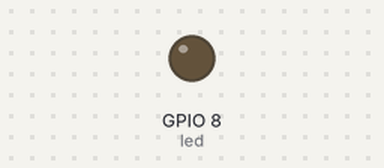
Bench run of a sketch on a simulated ESP32-C3. Parts: output pins drawn as LEDs (lit = HIGH). WiFi joins after 1.5 s; servers stay silent unless stated; what the sketch prints to the serial monitor is not drawn. At 3.5 s the program puts the board to deep sleep or switches it off; the recording ends there.

Above: at 0.1 s.
At 0.6 s:
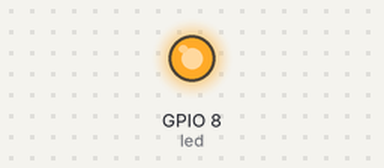
Timing chart, 0 to 3.5 s (numbered marks = the images above):
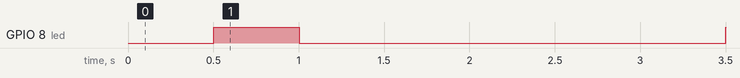

Measured:
- by itself, GPIO 8 (led): LOW → HIGH at 0.50 s, → LOW 0.50 s later, → HIGH 2.5 s later

The sketch:

acordar_com_timer_e_pino.ino
```cpp
#include "esp_sleep.h"
#include "driver/gpio.h"
#include <WiFi.h>

const char *ssid = "REDE";
const char *password = "SENHA";

#define pino_acordar 2
#define led 8

void setup() {

  Serial.begin(115200);
  Serial.println("Iniciando");
  pinMode(led, OUTPUT);
  pinMode(pino_acordar, INPUT);

  WiFi.begin(ssid, password);

  Serial.println("Conectando WiFi");
  while (WiFi.status() != WL_CONNECTED) {
    delay(500);
    digitalWrite(led, !digitalRead(led));
  }

  Serial.println("WiFi ok");
  digitalWrite(led, LOW);
  delay(2000);
  digitalWrite(led, HIGH);

  esp_deep_sleep_enable_gpio_wakeup(1ULL << pino_acordar, ESP_GPIO_WAKEUP_GPIO_LOW); //ESP32 C3
  //esp_sleep_enable_ext0_wakeup((gpio_num_t)pino_acordar, 0);//ESP32 e ESP32

  uint64_t sleep_us = 30 * 1000000;
  esp_sleep_enable_timer_wakeup(sleep_us);
  Serial.println("Dormindo...");
  esp_deep_sleep_start();

}

void loop() {

}
```
